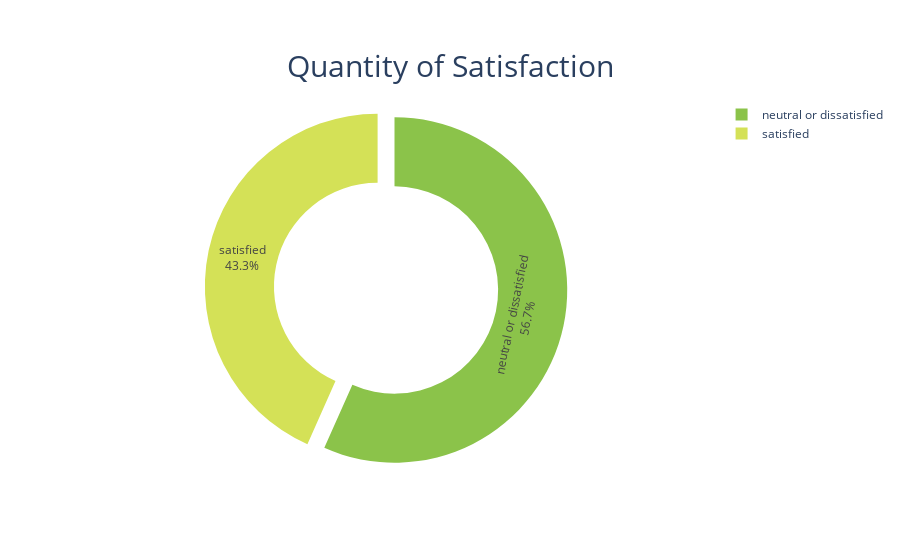

Notebook source saved alongside this figure:
### Code cell
#Of course, target column, we have to know that it's imbalance dataset or not !

target=data["satisfaction"].value_counts()


colors=['#8BC34A','#D4E157','#FFB300','#FF7043',"#E43D3D","#A1A1A1"]

donut=go.Pie(values = target.values , labels=target.index , marker=dict(colors=colors), textinfo='label+percent' , hole=0.6 , pull= [0,0.1] )

layout=go.Layout(title=dict(text='Quantity of Satisfaction ', x=.50,y=.90,font_size=30))

fig=go.Figure(data=donut,layout=layout)

fig.show()

### Figure 1 — Plotly figure (JSON) as saved in the notebook; plotly's stock layout.template omitted (floating-point values rounded to 4 significant figures)
{"data": [{"hole": 0.6, "labels": ["neutral or dissatisfied", "satisfied"], "marker": {"colors": ["#8BC34A", "#D4E157", "#FFB300", "#FF7043", "#E43D3D", "#A1A1A1"]}, "pull": [0, 0.1], "textinfo": "label+percent", "type": "pie", "values": [58697, 44897]}], "layout": {"title": {"font": {"size": 30}, "text": "Quantity of Satisfaction ", "x": 0.5, "y": 0.9}}}
